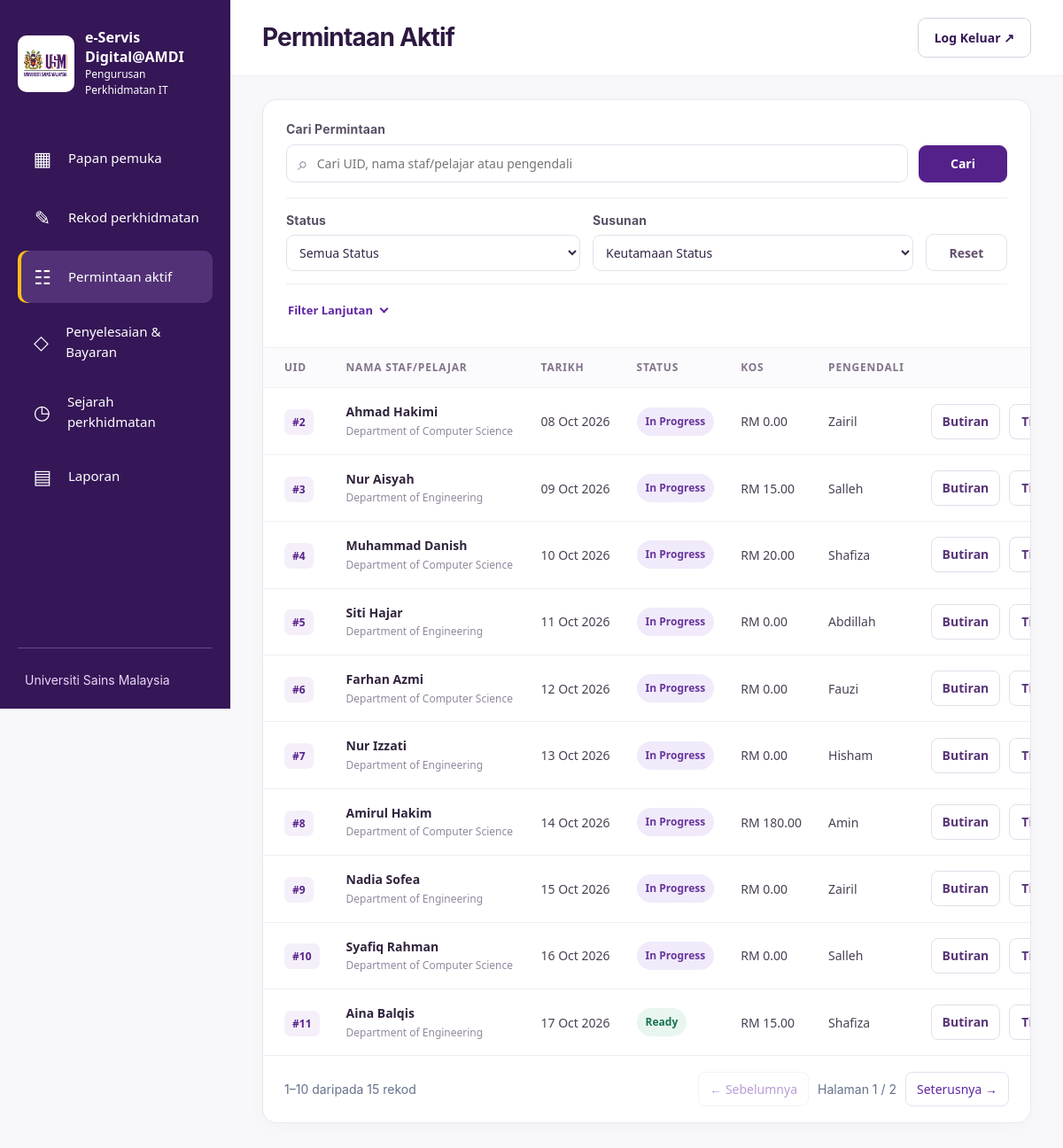
The page /aktif.php (signed in) on the database as committed earlier.
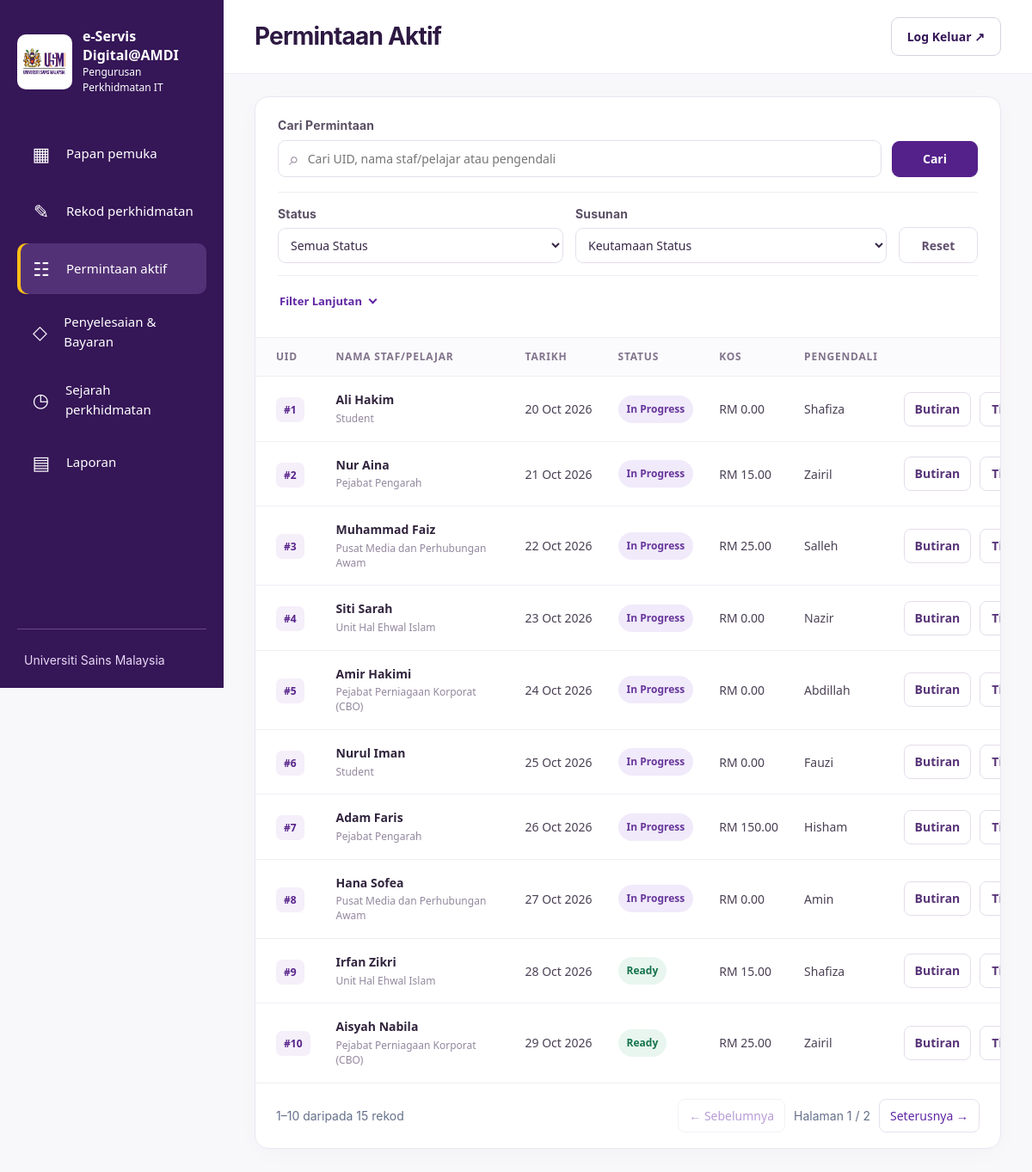
The same page on the database as committed later.
### tables this page shows
CREATE TABLE `service_requests` (
  `id` int(10) UNSIGNED NOT NULL,
  `uid` varchar(40) NOT NULL,
  `requester_name` varchar(150) NOT NULL,
  `department_id` int(10) UNSIGNED NOT NULL,
  `service_type_id` int(10) UNSIGNED NOT NULL,
  `service_details` text NOT NULL,
  `estimated_cost` decimal(10,2) NOT NULL,
  `requested_at` datetime NOT NULL,
  `handler_id` int(10) UNSIGNED NOT NULL,
  `status` enum('in_progress','ready','completed') NOT NULL DEFAULT 'in_progress',
  `ready_at` datetime DEFAULT NULL,
  `picked_up_at` datetime DEFAULT NULL,
  `payment_date` date DEFAULT NULL,
  `reference_no` varchar(100) DEFAULT NULL,
  `completed_at` datetime DEFAULT NULL,
  `created_by` int(10) UNSIGNED NOT NULL,
  `completed_by` int(10) UNSIGNED DEFAULT NULL,
  `created_at` datetime NOT NULL DEFAULT current_timestamp(),
  `updated_at` datetime NOT NULL DEFAULT current_timestamp() ON UPDATE current_timestamp(),
  `requester_phone` varchar(30) DEFAULT NULL,
  `requester_email` varchar(190) DEFAULT NULL,
  `device_ownership` enum('usm','personal') DEFAULT NULL,
  `device_type` varchar(30) DEFAULT NULL,
  `device_type_other` varchar(100) DEFAULT NULL,
  `device_brand` varchar(120) DEFAULT NULL,
  `device_model` varchar(150) DEFAULT NULL,
  `device_serial` varchar(150) DEFAULT NULL,
  `asset_number` varchar(150) DEFAULT NULL,
  `device_condition` enum('unchecked','good','damaged','off') DEFAULT NULL,
  `condition_notes` varchar(1000) DEFAULT NULL,
  `accessories` text DEFAULT NULL
);

CREATE TABLE `departments` (
  `id` int(10) UNSIGNED NOT NULL,
  `name` varchar(150) NOT NULL,
  `is_active` tinyint(1) NOT NULL DEFAULT 1
);

CREATE TABLE `handlers` (
  `id` int(10) UNSIGNED NOT NULL,
  `name` varchar(150) NOT NULL,
  `is_active` tinyint(1) NOT NULL DEFAULT 1
);

### includes/auth.php (called while the page is built, shortened)
<?php
function e(string $value): string {
    return htmlspecialchars($value, ENT_QUOTES, 'UTF-8');
}

### service_multi.php (called while the page is built, shortened)
<?php
function fetch_multi(PDO $pdo, array $rows): array
{
    $ids = array_map(static fn($r) => (int)$r['id'], $rows);
    $placeholders = implode(',', array_fill(0, count($ids), '?'));
    $stmt = $pdo->prepare("SELECT request_id,service_type_id FROM service_request_types WHERE request_id IN ($placeholders) ORDER BY service_type_id");
    $stmt->execute($ids);
    $types = [];
    foreach ($stmt as $r) $types[(int)$r['request_id']][] = (int)$r['service_type_id'];
    $stmt = $pdo->prepare("SELECT * FROM service_request_hardware WHERE request_id IN ($placeholders) ORDER BY id");
    $stmt->execute($ids);
    $hardware = [];
    foreach ($stmt as $r) $hardware[(int)$r['request_id']][] = $r;
    foreach ($rows as &$r) {
        $id = (int)$r['id'];
    }
    return $rows;
}
function fetch_device(PDO $pdo, array $rows): array
{
    foreach ($rows as &$r) {
        $value = trim((string)($r['accessories'] ?? ''));
    }
    return $rows;
}

### aktif.php (the view, shortened to what this page needs)
<?php
require __DIR__ . '/includes/auth.php';
require __DIR__ . '/config/database.php';
require __DIR__ . '/service_multi.php';
function display_date(?string $date, bool $time = false): string
{
  if (!$date) return '—';
  try {
    return (new DateTimeImmutable($date))->format($time ? 'd M Y, h:i A' : 'd M Y');
  } catch (Throwable) {
    return '—';
  }
}
$search = mb_substr(trim(is_string($_GET['q'] ?? null) ? $_GET['q'] : ''), 0, 120);
$status = (string)($_GET['status'] ?? 'all');
$sort = (string)($_GET['sort'] ?? 'status_first');
$date = is_string($_GET['date'] ?? null) ? trim($_GET['date']) : '';
$page = filter_var($_GET['page'] ?? 1, FILTER_VALIDATE_INT, ['options' => ['min_range' => 1]]) ?: 1;
$conditions = ["r.status IN ('in_progress','ready')"];
$params = [];
$from = ' FROM service_requests r JOIN departments d ON d.id=r.department_id JOIN service_types t ON t.id=r.service_type_id JOIN handlers h ON h.id=r.handler_id ';
try {
  $count = $pdo->prepare('SELECT COUNT(*)' . $from . ' WHERE ' . implode(' AND ', $conditions));
  $count->execute($params);
  $total = (int)$count->fetchColumn();
  $pages = max(1, (int)ceil($total / 10));
  $page = min($page, $pages);
  $offset = ($page - 1) * 10;
  $sortSql = match ($sort) {
    'status_first' => "CASE WHEN r.status='in_progress' THEN 0 ELSE 1 END,r.id ASC",
    'newest' => 'r.requested_at DESC,r.id DESC',
    'oldest' => 'r.requested_at ASC,r.id ASC',
    default => "CASE WHEN r.status='in_progress' THEN 0 ELSE 1 END,r.id ASC",
  };
  $stmt = $pdo->prepare('SELECT r.*,d.name AS department_name,t.name AS service_type_name,h.name AS handler_name' . $from . ' WHERE ' . implode(' AND ', $conditions) . ' ORDER BY ' . $sortSql . ' LIMIT 10 OFFSET ' . $offset);
  $stmt->execute($params);
  $rows = fetch_device($pdo, fetch_multi($pdo, $stmt->fetchAll()));
} catch (PDOException $e) {
  error_log($e->getMessage());
  http_response_code(503);
  exit('Senarai permintaan tidak dapat dimuatkan. Jalankan migration SQL dahulu.');
}
function page_url(int $page, string $q, string $status, string $date, string $sort): string
{
  return APP_BASE . '/aktif.php?' . http_build_query(['q' => $q, 'status' => $status, 'date' => $date, 'sort' => $sort, 'page' => $page]);
}
?>
<!doctype html>
<html lang="ms">
<head>
  <link rel="stylesheet" href="<?= APP_BASE ?>/assets/css/style.css?v=20261027-filter-clean">
  <link rel="stylesheet" href="<?= APP_BASE ?>/assets/css/sidebar.css">
</head>
<body class="workspace active-page"><?php $activePage = 'active';
                                    require __DIR__ . '/includes/sidebar.php'; ?>
  <div class="active-area">
    <header class="active-header">
      <div>
        <h1>Permintaan Aktif</h1>
      </div>
      <form action="<?= APP_BASE ?>/logout.php" method="post"><input type="hidden" name="csrf_token" value="<?= e(csrf_token()) ?>"><button class="active-logout" type="submit">Log Keluar ↗</button></form>
    </header>
    <main id="main-content" class="active-main" tabindex="-1">
      <section class="active-list-card" aria-label="Senarai permintaan aktif">
        <form method="get" class="active-filter active-filter-two" action="<?= APP_BASE ?>/aktif.php">
          <div class="active-filter-search-row">
            <div class="active-search"><label for="q">Cari Permintaan</label><div class="active-search-field"><span aria-hidden="true">⌕</span><input id="q" type="search" name="q" value="<?= e($search) ?>" placeholder="Cari UID, nama staf/pelajar atau pengendali"></div></div>
            <button class="active-search-btn" type="submit">Cari</button>
          </div>
          <div class="active-filter-options-row">
            <div class="active-filter-status"><label for="status">Status</label><select id="status" name="status"><option value="all">Semua Status</option></select></div>
            <div class="active-filter-sort"><label for="sort">Susunan</label><select id="sort" name="sort"><option value="status_first" <?= $sort === 'status_first' ? 'selected' : '' ?>>Keutamaan Status</option></select></div>
            <a class="active-clear" href="<?= APP_BASE ?>/aktif.php">Reset</a>
          </div>
          <details class="active-advanced-filter" <?= $date !== '' ? 'open' : '' ?>>
            <summary>Filter Lanjutan <?= $date !== '' ? '• Tarikh dipilih' : '' ?><span aria-hidden="true" class="active-advanced-chevron"></span></summary>
          </details>
        </form>
        <div class="active-table-wrap">
          <table class="active-table"><thead><tr><th>UID</th><th>NAMA STAF/PELAJAR</th><th>TARIKH</th><th>STATUS</th><th>KOS</th><th>PENGENDALI</th><th class="active-action-head">TINDAKAN</th></tr></thead><tbody>
          <?php foreach ($rows as $r): ?><tr>
            <td data-label="UID"><span class="active-uid">#<?= (int)$r['id'] ?></span></td>
            <td data-label="Nama Staf/Pelajar"><strong class="active-person"><?= e($r['requester_name']) ?></strong><small class="active-subtext"><?= e($r['department_name']) ?></small></td>
            <td data-label="Tarikh"><span class="active-nowrap"><?= e(display_date($r['requested_at'])) ?></span></td>
            <td data-label="Status"><span class="active-badge <?= $r['status'] === 'ready' ? 'ready' : 'progress' ?>"><?= $r['status'] === 'ready' ? 'Ready' : 'In Progress' ?></span></td>
            <td data-label="Kos"><span class="active-nowrap">RM <?= number_format((float)$r['estimated_cost'], 2) ?></span></td>
            <td data-label="Pengendali"><?= e($r['handler_name']) ?></td>
            <td data-label="Tindakan" class="active-action-cell"><div class="active-action-controls"><button type="button" class="active-details-button details-trigger" data-id="<?= (int)$r['id'] ?>" aria-label="Lihat butiran UID <?= (int)$r['id'] ?>">Butiran</button><details class="active-action-menu"><summary aria-label="Tindakan untuk UID <?= (int)$r['id'] ?>">Tindakan </summary></details></div></td>
          </tr><?php endforeach; ?>
          </tbody></table>
        </div>
        <div class="active-pagination"><span><?= $total ? ($offset + 1) . '–' . ($offset + count($rows)) : '0' ?> daripada <?= $total ?> rekod</span><div><a class="<?= $page === 1 ? 'disabled' : '' ?>" <?= $page > 1 ? 'href="' . e(page_url($page - 1, $search, $status, $date, $sort)) . '"' : 'aria-disabled="true"' ?>>← Sebelumnya</a><span>Halaman <?= $page ?> / <?= $pages ?></span><a class="<?= $page === $pages ? 'disabled' : '' ?>" <?= $page < $pages ? 'href="' . e(page_url($page + 1, $search, $status, $date, $sort)) . '"' : 'aria-disabled="true"' ?>>Seterusnya →</a></div></div>
      </section>
    </main>
  </div>
</body>
</html>

### includes/sidebar.php (shortened to what this page needs)
<?php
$navigation = [
'home'=>['Papan pemuka','/home.php','▦'],
'create'=>['Rekod perkhidmatan','/rekod.php','✎'],
'active'=>['Permintaan aktif','/aktif.php','☷'],
'payment'=>['Penyelesaian & Bayaran','/payments/index.php','◇'],
'history'=>['Sejarah perkhidmatan','/history.php','◷'],
'reports'=>['Laporan','/reports.php','▤'],
];
?>
<aside class="sidebar"><a class="brand sidebar-brand" href="<?= APP_BASE ?>/home.php"><span class="brand-mark amdi-sidebar-logo"><img src="<?= APP_BASE ?>/usm-logo.png" alt="Logo Universiti Sains Malaysia"></span><div><strong>e-Servis Digital@AMDI</strong><span>Pengurusan Perkhidmatan IT</span></div></a><button class="menu-toggle outline" type="button" aria-expanded="true" aria-controls="sidebar-menu" hidden>Menu utama</button><div id="sidebar-menu" class="sidebar-menu"><nav class="sidebar-nav" aria-label="Menu utama"><?php foreach($navigation as $key=>[$label,$path,$icon]): ?><a href="<?= APP_BASE . $path ?>"<?= ($activePage ?? '') === $key ? ' aria-current="page"' : '' ?>><span class="nav-icon" aria-hidden="true"><?= $icon ?></span><?= e($label) ?></a><?php endforeach; ?></nav><div class="sidebar-footer">Universiti Sains Malaysia</div></div></aside>

### assets/css/sidebar.css (style rules this page uses)
.workspace { display: grid; grid-template-columns: 260px minmax(0, 1fr); min-height: 100vh; }
.sidebar { position: sticky; top: 0; height: 100vh; display: flex; flex-direction: column; background: #351559; color: #fff; padding: 32px 20px 22px; }
.sidebar-brand { gap: 12px; color: #fff; text-decoration: none; }
.sidebar-brand .brand-mark { flex-basis: 54px; height: 54px; border-radius: 9px; background: #fff; color: #6026a4; font-size: 19px; }
.sidebar-brand strong { font-size: 16px; }
.sidebar-brand div > span { font-size: 14px; color: #e6d9f1; }
.sidebar-menu { display: flex; flex: 1; flex-direction: column; padding-top: 38px; }
.sidebar-nav { display: grid; gap: 8px; }
.sidebar-nav a { display: flex; align-items: center; gap: 15px; padding: 13px 14px; border-radius: 10px; color: white; text-decoration: none; font-size: 15px; }
.sidebar-nav a:hover, .sidebar-nav a[aria-current="page"] { background: #52316f; }
.sidebar-nav a[aria-current="page"] { box-shadow: inset 4px 0 #ffbe16; }
.nav-icon { font-size: 22px; width: 28px; text-align: center; }
.sidebar-footer { margin-top: auto; border-top: 1px solid #694a83; padding: 25px 8px 0; color: #e8d8f6; font-size: 14px; }

### includes/sidebar.php (style rules this page uses)
.sidebar-brand .amdi-sidebar-logo { display:flex; align-items:center; justify-content:center; flex:0 0 64px; width:64px; height:64px; padding:6px; overflow:hidden; border:0; border-radius:10px; background:#fff; box-sizing:border-box; }
.sidebar-brand .amdi-sidebar-logo img { display:block; width:100%; height:100%; object-fit:contain; }
.sidebar-brand div { min-width:0; }
.sidebar-brand strong { font-size:15px; line-height:1.35; }
.sidebar-brand div > span { font-size:11px; line-height:1.5; }
.sidebar-brand strong { overflow-wrap:anywhere }

Rows that differ between the two databases and show on the page:
no longer on this page (row edited): service_requests: id "11", requester_name "Aina Balqis", department.name "Department of Engineering", requested_at "17 Oct 2026", status "Ready", estimated_cost "15.00", handler.name "Shafiza"
added service_requests: id "1", requester_name "Ali Hakim", department.name "Student", requested_at "20 Oct 2026", status "In Progress", estimated_cost "0.00", handler.name "Shafiza"
changed service_requests id 2: requester_name "Ahmad Hakimi" → "Nur Aina"; department.name "Department of Computer Science" → "Pejabat Pengarah"; requested_at "08 Oct 2026" → "21 Oct 2026"; estimated_cost "0.00" → "15.00"
changed service_requests "Salleh": requester_name "Nur Aisyah" → "Muhammad Faiz"; department.name "Department of Engineering" → "Pusat Media dan Perhubungan Awam"; requested_at "09 Oct 2026" → "22 Oct 2026"; estimated_cost "15.00" → "25.00"
changed service_requests id 4: requester_name "Muhammad Danish" → "Siti Sarah"; department.name "Department of Computer Science" → "Unit Hal Ehwal Islam"; requested_at "10 Oct 2026" → "23 Oct 2026"; estimated_cost "20.00" → "0.00"; handler.name "Shafiza" → "Nazir"
changed service_requests "Abdillah": requester_name "Siti Hajar" → "Amir Hakimi"; department.name "Department of Engineering" → "Pejabat Perniagaan Korporat (CBO)"; requested_at "11 Oct 2026" → "24 Oct 2026"
changed service_requests "Fauzi": requester_name "Farhan Azmi" → "Nurul Iman"; department.name "Department of Computer Science" → "Student"; requested_at "12 Oct 2026" → "25 Oct 2026"
changed service_requests "Hisham": requester_name "Nur Izzati" → "Adam Faris"; department.name "Department of Engineering" → "Pejabat Pengarah"; requested_at "13 Oct 2026" → "26 Oct 2026"; estimated_cost "0.00" → "150.00"
changed service_requests "Amin": requester_name "Amirul Hakim" → "Hana Sofea"; department.name "Department of Computer Science" → "Pusat Media dan Perhubungan Awam"; requested_at "14 Oct 2026" → "27 Oct 2026"; estimated_cost "180.00" → "0.00"
changed service_requests id 9: requester_name "Nadia Sofea" → "Irfan Zikri"; department.name "Department of Engineering" → "Unit Hal Ehwal Islam"; requested_at "15 Oct 2026" → "28 Oct 2026"; estimated_cost "0.00" → "15.00"; handler.name "Zairil" → "Shafiza"; status "In Progress" → "Ready"
changed service_requests id 10: requester_name "Syafiq Rahman" → "Aisyah Nabila"; department.name "Department of Computer Science" → "Pejabat Perniagaan Korporat (CBO)"; requested_at "16 Oct 2026" → "29 Oct 2026"; estimated_cost "0.00" → "25.00"; handler.name "Salleh" → "Zairil"; status "In Progress" → "Ready"
